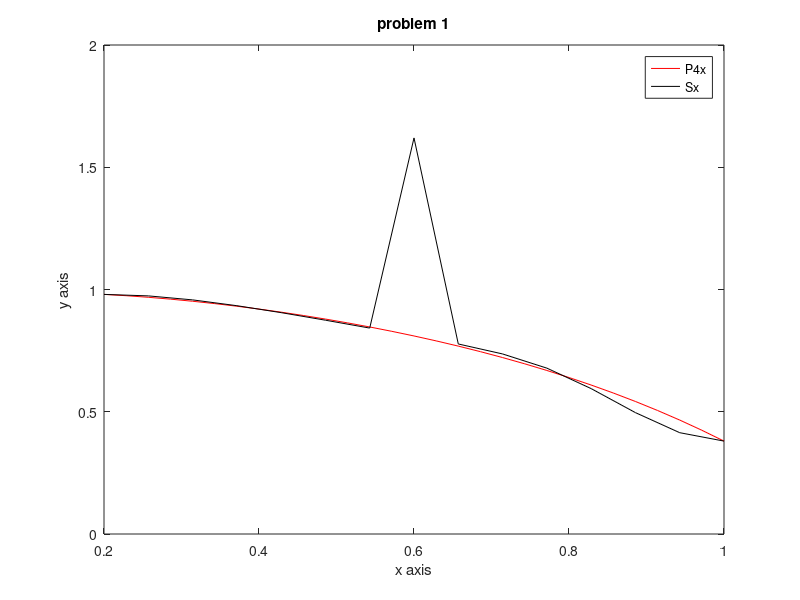

Here is the MATLAB script that generated this plot:
P4x = @(x) 0.98000...
    -0.30000 .* (x - 0.20000)...
    -0.62500 .* (x - 0.20000) .* (x - 0.40000)...
    -0.20833 .* (x - 0.20000) .* (x - 0.40000) .* (x - 0.60000)...
    -0.52083 .* (x - 0.20000) .* (x - 0.40000) .* (x - 0.60000) .* (x - 0.80000);
Sx=@(x) (-3.348214.*(0.400000-x).^3+-0.803571.*(x-0.200000).^3+5.033929.*(0.400000-x)+4.632143.*(x-0.200000)).*(x>=0.200000 & x<=0.400000)+...
(-0.803571.*(0.600000-x).^3+0.312500.*(x-0.400000).^3+4.632143.*(0.600000-x)+4.037500.*(x-0.400000)).*(x>=0.400000 & x<=0.600000)+...
(0.312500.*(0.800000-x).^3+-7.946429.*(x-0.600000).^3+4.037500.*(0.800000-x)+3.517857.*(x-0.600000)).*(x>=0.600000 & x<=0.800000)+...
(-7.946429.*(1.000000-x).^3+20.223214.*(x-0.800000).^3+3.517857.*(1.000000-x)+1.091071.*(x-0.800000)).*(x>=0.800000 & x<=1.000000);

fplot(P4x, [0.2, 1.0], 1e-3, 'r-');
hold on;
fplot(Sx, [0.2, 1.0], 1e-3, 'k-');
title('problem 1'); % title
xlabel('x axis'); % x axis
ylabel('y axis'); % y axis label
legend('P4x', 'Sx'); % description